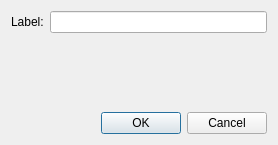
<ui version="4.0" >
 <class>MarkerPropertyBase</class>
 <widget class="QDialog" name="MarkerPropertyBase" >
  <property name="geometry" >
   <rect>
    <x>0</x>
    <y>0</y>
    <width>278</width>
    <height>145</height>
   </rect>
  </property>
  <property name="windowTitle" >
   <string>Marker Properties</string>
  </property>
  <layout class="QGridLayout" >
   <item row="0" column="0" >
    <widget class="QLabel" name="label2" >
     <property name="text" >
      <string>Label:</string>
     </property>
    </widget>
   </item>
   <item row="0" column="1" >
    <widget class="QLineEdit" name="label" />
   </item>
   <item row="3" column="0" colspan="2" >
    <widget class="QDialogButtonBox" name="buttonBox" >
     <property name="orientation" >
      <enum>Qt::Horizontal</enum>
     </property>
     <property name="standardButtons" >
      <set>QDialogButtonBox::Cancel|QDialogButtonBox::NoButton|QDialogButtonBox::Ok</set>
     </property>
    </widget>
   </item>
   <item row="2" column="0" >
    <spacer>
     <property name="orientation" >
      <enum>Qt::Vertical</enum>
     </property>
     <property name="sizeHint" >
      <size>
       <width>20</width>
       <height>40</height>
      </size>
     </property>
    </spacer>
   </item>
  </layout>
 </widget>
 <resources/>
 <connections>
  <connection>
   <sender>buttonBox</sender>
   <signal>accepted()</signal>
   <receiver>MarkerPropertyBase</receiver>
   <slot>accept()</slot>
   <hints>
    <hint type="sourcelabel" >
     <x>248</x>
     <y>254</y>
    </hint>
    <hint type="destinationlabel" >
     <x>157</x>
     <y>274</y>
    </hint>
   </hints>
  </connection>
  <connection>
   <sender>buttonBox</sender>
   <signal>rejected()</signal>
   <receiver>MarkerPropertyBase</receiver>
   <slot>reject()</slot>
   <hints>
    <hint type="sourcelabel" >
     <x>316</x>
     <y>260</y>
    </hint>
    <hint type="destinationlabel" >
     <x>286</x>
     <y>274</y>
    </hint>
   </hints>
  </connection>
 </connections>
</ui>
